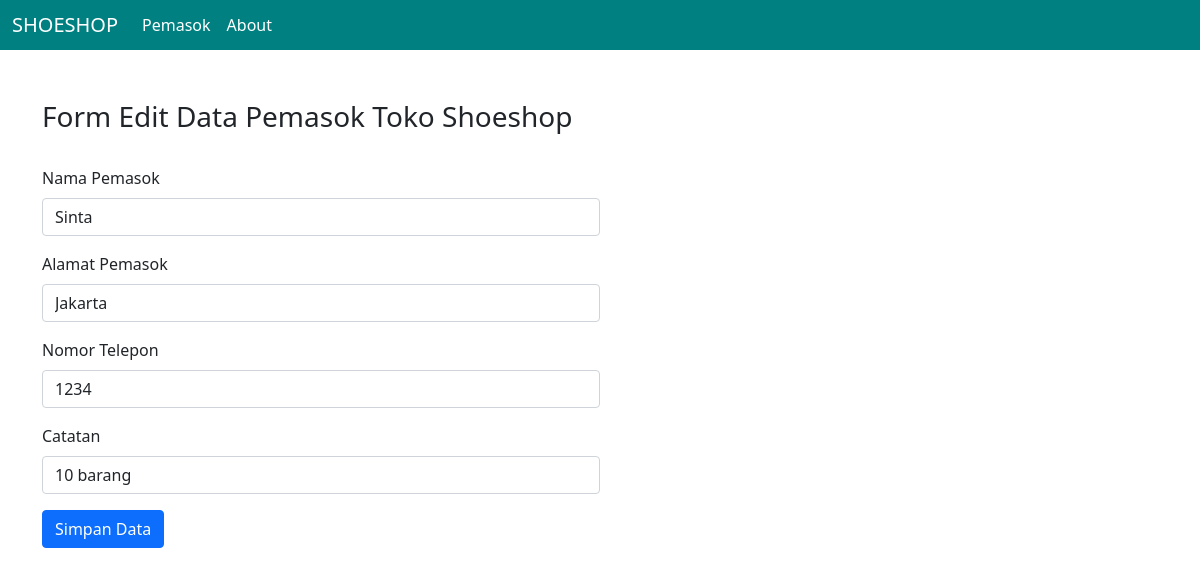
The app's page /editPemasok.php?id_pemasok=39 with its own data.
### tables this page shows
CREATE TABLE `pemasok` (
  `id_pemasok` int(11) NOT NULL,
  `nama_pemasok` varchar(128) NOT NULL,
  `alamat_pemasok` varchar(128) NOT NULL,
  `no_telepon` int(11) NOT NULL,
  `catatan` varchar(200) NOT NULL
);

### editPemasok.php (the view, shortened to what this page needs)
<!DOCTYPE html>
<html lang="en">
<head>
    <link href="https://cdn.jsdelivr.net/npm/bootstrap@5.0.2/dist/css/bootstrap.min.css" rel="stylesheet">
</head>
<body>
    <?php
    include_once('koneksi.php');
    $idP = $_GET['id_pemasok'];
    $kueri = "SELECT * FROM pemasok WHERE id_pemasok = '$idP' ";
    $pemasoks = mysqli_query($koneksi,$kueri);
    while($pemasok = mysqli_fetch_array($pemasoks)){
      $namaPemasok = $pemasok['nama_pemasok'];
      $alamat= $pemasok['alamat_pemasok'];
      $nomor= $pemasok['no_telepon'];
      $catatan= $pemasok['catatan'];
    };
    ?>
    <nav class="navbar fixed-top navbar-expand-lg navbar-dark scrolling-navbar" style="background-color: teal; height:50px">
    <div class="container-fluid">
    <a class="navbar-brand" href="index.php">SHOESHOP</a>
    <div class="collapse navbar-collapse" id="navbarSupportedContent">
      <ul class="navbar-nav me-auto mb-2 mb-lg-0">
        <li class="nav-item">
          <a class="nav-link active" aria-current="page" href="pemasok.php">Pemasok</a>
        </li>
        <li class="nav-item">
          <a class="nav-link active" aria-current="page" href="about.php">About</a>
        </li>
      </ul>
    </div>
  </div>
    </nav>
    <div class="container" style="margin-top:100px;">
    <div class="col-6">
    <h3>Form Edit Data Pemasok Toko Shoeshop</h3>
    <br>
    <form action="" method="post">
        <div class="mb-3">
            <label for="nama_pemasok" class="form-label">Nama Pemasok</label>
            <input type="text" class="form-control" id="nama" name="nama" value="<?php echo $namaPemasok; ?>">
        </div>
        <div class="mb-3">
            <label for="alamat_pemasok" class="form-label">Alamat Pemasok</label>
            <input type="text" class="form-control" id="alamat" name="alamat" value="<?php echo $alamat; ?>">
        </div>
        <div class="mb-3">
            <label for="no_telepon" class="form-label">Nomor Telepon</label>
            <input type="number" class="form-control" id="nomor" name="nomor" value="<?php echo $nomor; ?>">
        </div>
        <div class="mb-3">
            <label for="catatan" class="form-label">Catatan</label>
            <input type="text" class="form-control" id="catatan" name="catatan" value="<?php echo $catatan; ?>">
        </div>
        <button class="btn btn-primary" type="submit" name="submit">
            Simpan Data
        </button>
      </form>
    </div>
    <br>
</body>
</html>

### records on screen
pemasok: nama "Sinta", alamat "Jakarta", nomor "1234", catatan "10 barang"
